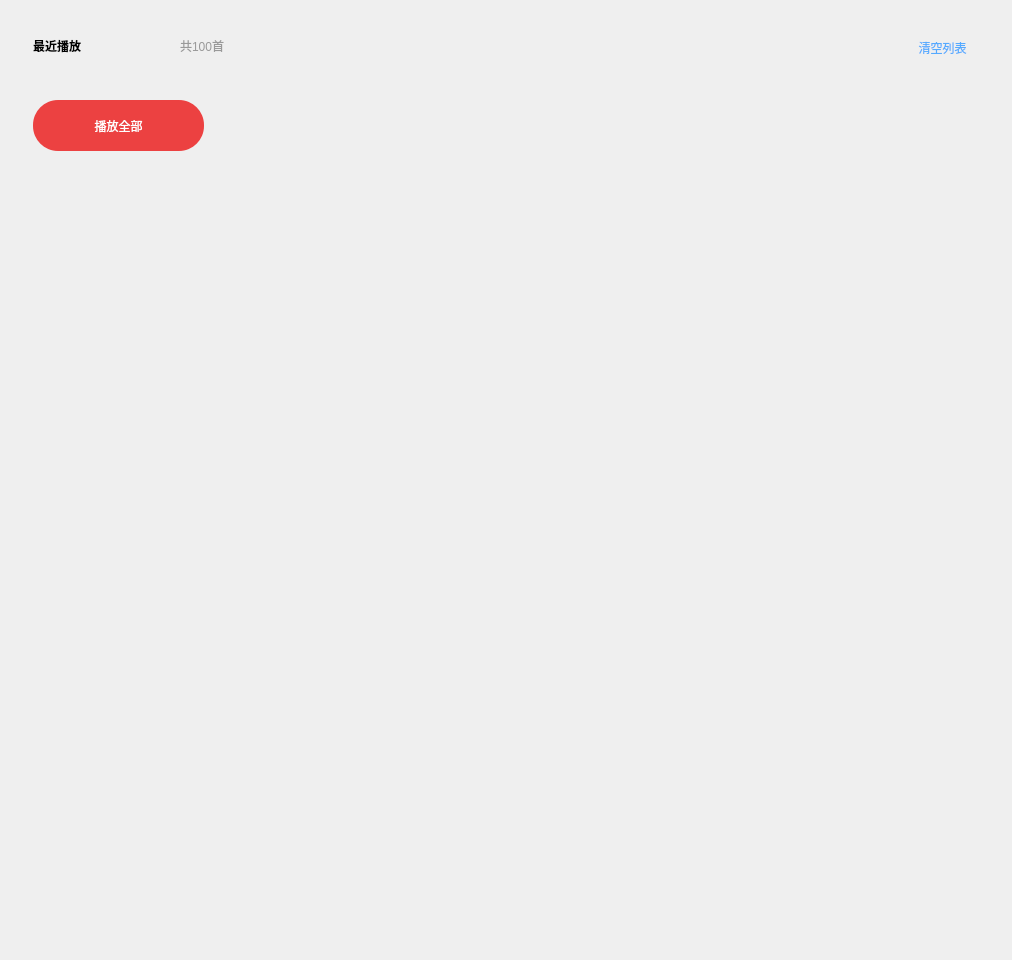
<?xml version="1.0" encoding="UTF-8"?>
<ui version="4.0">
 <class>RecentlyPlayedClass</class>
 <widget class="QWidget" name="RecentlyPlayedClass">
  <property name="geometry">
   <rect>
    <x>0</x>
    <y>0</y>
    <width>1012</width>
    <height>960</height>
   </rect>
  </property>
  <property name="minimumSize">
   <size>
    <width>1012</width>
    <height>960</height>
   </size>
  </property>
  <property name="windowTitle">
   <string>RecentlyPlayed</string>
  </property>
  <widget class="QLabel" name="label">
   <property name="geometry">
    <rect>
     <x>33</x>
     <y>20</y>
     <width>141</width>
     <height>51</height>
    </rect>
   </property>
   <property name="styleSheet">
    <string notr="true">font: 20pt &quot;宋体&quot;;
font-weight:bold;</string>
   </property>
   <property name="text">
    <string>最近播放</string>
   </property>
  </widget>
  <widget class="QPushButton" name="pushButton_2">
   <property name="geometry">
    <rect>
     <x>33</x>
     <y>100</y>
     <width>171</width>
     <height>51</height>
    </rect>
   </property>
   <property name="cursor">
    <cursorShape>PointingHandCursor</cursorShape>
   </property>
   <property name="styleSheet">
    <string notr="true">background-color: rgb(236, 65, 65);
color: rgb(255, 255, 255);
font: 75 14pt &quot;爱奇艺黑体&quot;;
border-radius:25px;</string>
   </property>
   <property name="text">
    <string>播放全部</string>
   </property>
   <property name="icon">
    <iconset>
     <normaloff>../../res/我喜欢的音乐/4.png</normaloff>../../res/我喜欢的音乐/4.png</iconset>
   </property>
   <property name="iconSize">
    <size>
     <width>30</width>
     <height>30</height>
    </size>
   </property>
  </widget>
  <widget class="QLabel" name="label_2">
   <property name="geometry">
    <rect>
     <x>180</x>
     <y>30</y>
     <width>81</width>
     <height>31</height>
    </rect>
   </property>
   <property name="styleSheet">
    <string notr="true">font: 12pt &quot;宋体&quot;;
color: rgb(153, 153, 153);</string>
   </property>
   <property name="text">
    <string>共100首</string>
   </property>
  </widget>
  <widget class="QPushButton" name="pushButton">
   <property name="geometry">
    <rect>
     <x>892</x>
     <y>27</y>
     <width>101</width>
     <height>41</height>
    </rect>
   </property>
   <property name="cursor">
    <cursorShape>PointingHandCursor</cursorShape>
   </property>
   <property name="styleSheet">
    <string notr="true">color: rgb(85, 170, 255);
font: 14pt &quot;宋体&quot;;
border-radius:10px;</string>
   </property>
   <property name="text">
    <string>清空列表</string>
   </property>
  </widget>
  <widget class="QWidget" name="widget" native="true">
   <property name="geometry">
    <rect>
     <x>-1</x>
     <y>169</y>
     <width>1021</width>
     <height>791</height>
    </rect>
   </property>
   <property name="contextMenuPolicy">
    <enum>Qt::NoContextMenu</enum>
   </property>
   <property name="styleSheet">
    <string notr="true">border-style: none;</string>
   </property>
  </widget>
 </widget>
 <layoutdefault spacing="6" margin="11"/>
 <resources/>
 <connections/>
</ui>
